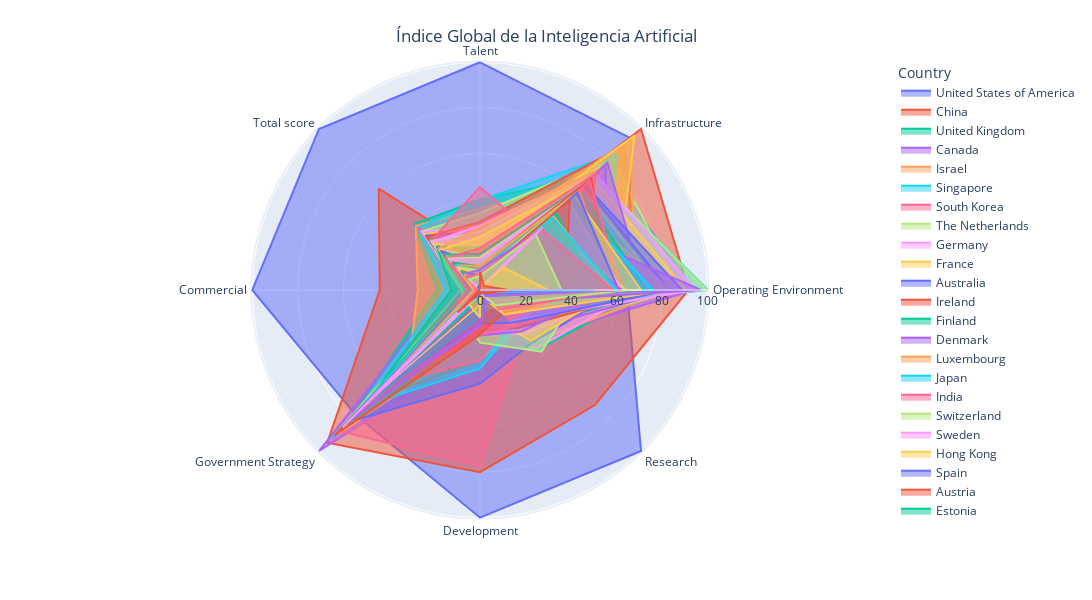

The notebook cell saved with this chart:
### Code cell
fig = px.line_polar(df_radar_reordered, r='Score', theta='Attributes', color='Country', line_close=True)

fig.update_traces(fill='toself')

fig.update_layout(
    title={
        'text': "Índice Global de la Inteligencia Artificial",
        'x': 0.5,
        'xanchor': 'center',
        'yanchor': 'top'})

fig.update_layout(
    height=600,  # Altura en píxeles
    width=1200,   # Ancho en píxeles
)

fig.update_layout(
    polar=dict(
        radialaxis=dict(
            range=[0, 101]  # Ajusta el rango del eje radial aquí
        )
    )
)

fig.show()

### Figure 1 — Plotly figure (JSON) as saved in the notebook; plotly's stock layout.template omitted (floating-point values rounded to 4 significant figures)
{"data": [{"fill": "toself", "hovertemplate": "Country=United States of America<br>Score=%{r}<br>Attributes=%{theta}<extra></extra>", "legendgroup": "United States of America", "line": {"color": "#636efa", "dash": "solid"}, "marker": {"symbol": "circle"}, "mode": "lines", "name": "United States of America", "r": [100, 94.02, 64.56, 100, 100, 77.39, 100, 100, 100], "showlegend": true, "subplot": "polar", "theta": ["Talent", "Infrastructure", "Operating Environment", "Research", "Development", "Government Strategy", "Commercial", "Total score", "Talent"], "type": "scatterpolar"}, {"fill": "toself", "hovertemplate": "Country=China<br>Score=%{r}<br>Attributes=%{theta}<extra></extra>", "legendgroup": "China", "line": {"color": "#EF553B", "dash": "solid"}, "marker": {"symbol": "circle"}, "mode": "lines", "name": "China", "r": [16.51, 100, 91.57, 71.42, 79.97, 94.87, 44.02, 62.92, 16.51], "showlegend": true, "subplot": "polar", "theta": ["Talent", "Infrastructure", "Operating Environment", "Research", "Development", "Government Strategy", "Commercial", "Total score", "Talent"], "type": "scatterpolar"}, {"fill": "toself", "hovertemplate": "Country=United Kingdom<br>Score=%{r}<br>Attributes=%{theta}<extra></extra>", "legendgroup": "United Kingdom", "line": {"color": "#00cc96", "dash": "solid"}, "marker": {"symbol": "circle"}, "mode": "lines", "name": "United Kingdom", "r": [39.65, 71.43, 74.65, 36.5, 25.03, 82.82, 18.91, 40.93, 39.65], "showlegend": true, "subplot": "polar", "theta": ["Talent", "Infrastructure", "Operating Environment", "Research", "Development", "Government Strategy", "Commercial", "Total score", "Talent"], "type": "scatterpolar"}, {"fill": "toself", "hovertemplate": "Country=Canada<br>Score=%{r}<br>Attributes=%{theta}<extra></extra>", "legendgroup": "Canada", "line": {"color": "#ab63fa", "dash": "solid"}, "marker": {"symbol": "circle"}, "mode": "lines", "name": "Canada", "r": [31.28, 77.05, 93.94, 30.67, 25.78, 100, 14.88, 40.19, 31.28], "showlegend": true, "subplot": "polar", "theta": ["Talent", "Infrastructure", "Operating Environment", "Research", "Development", "Government Strategy", "Commercial", "Total score", "Talent"], "type": "scatterpolar"}, {"fill": "toself", "hovertemplate": "Country=Israel<br>Score=%{r}<br>Attributes=%{theta}<extra></extra>", "legendgroup": "Israel", "line": {"color": "#FFA15A", "dash": "solid"}, "marker": {"symbol": "circle"}, "mode": "lines", "name": "Israel", "r": [35.76, 67.58, 82.44, 32.63, 27.96, 43.91, 27.33, 39.89, 35.76], "showlegend": true, "subplot": "polar", "theta": ["Talent", "Infrastructure", "Operating Environment", "Research", "Development", "Government Strategy", "Commercial", "Total score", "Talent"], "type": "scatterpolar"}, {"fill": "toself", "hovertemplate": "Country=Singapore<br>Score=%{r}<br>Attributes=%{theta}<extra></extra>", "legendgroup": "Singapore", "line": {"color": "#19d3f3", "dash": "solid"}, "marker": {"symbol": "circle"}, "mode": "lines", "name": "Singapore", "r": [39.38, 84.3, 43.15, 37.67, 22.55, 79.82, 15.07, 38.67, 39.38], "showlegend": true, "subplot": "polar", "theta": ["Talent", "Infrastructure", "Operating Environment", "Research", "Development", "Government Strategy", "Commercial", "Total score", "Talent"], "type": "scatterpolar"}, {"fill": "toself", "hovertemplate": "Country=South Korea<br>Score=%{r}<br>Attributes=%{theta}<extra></extra>", "legendgroup": "South Korea", "line": {"color": "#FF6692", "dash": "solid"}, "marker": {"symbol": "circle"}, "mode": "lines", "name": "South Korea", "r": [14.54, 85.23, 68.86, 26.66, 77.25, 87.5, 5.41, 38.6, 14.54], "showlegend": true, "subplot": "polar", "theta": ["Talent", "Infrastructure", "Operating Environment", "Research", "Development", "Government Strategy", "Commercial", "Total score", "Talent"], "type": "scatterpolar"}, {"fill": "toself", "hovertemplate": "Country=The Netherlands<br>Score=%{r}<br>Attributes=%{theta}<extra></extra>", "legendgroup": "The Netherlands", "line": {"color": "#B6E880", "dash": "solid"}, "marker": {"symbol": "circle"}, "mode": "lines", "name": "The Netherlands", "r": [33.83, 81.99, 88.05, 25.54, 30.17, 62.35, 4.97, 36.35, 33.83], "showlegend": true, "subplot": "polar", "theta": ["Talent", "Infrastructure", "Operating Environment", "Research", "Development", "Government Strategy", "Commercial", "Total score", "Talent"], "type": "scatterpolar"}, {"fill": "toself", "hovertemplate": "Country=Germany<br>Score=%{r}<br>Attributes=%{theta}<extra></extra>", "legendgroup": "Germany", "line": {"color": "#FF97FF", "dash": "solid"}, "marker": {"symbol": "circle"}, "mode": "lines", "name": "Germany", "r": [27.63, 77.22, 70.22, 35.84, 24.79, 84.65, 8.29, 36.04, 27.63], "showlegend": true, "subplot": "polar", "theta": ["Talent", "Infrastructure", "Operating Environment", "Research", "Development", "Government Strategy", "Commercial", "Total score", "Talent"], "type": "scatterpolar"}, {"fill": "toself", "hovertemplate": "Country=France<br>Score=%{r}<br>Attributes=%{theta}<extra></extra>", "legendgroup": "France", "line": {"color": "#FECB52", "dash": "solid"}, "marker": {"symbol": "circle"}, "mode": "lines", "name": "France", "r": [28.32, 77.15, 80.02, 25.48, 21.44, 91.2, 7.65, 34.42, 28.32], "showlegend": true, "subplot": "polar", "theta": ["Talent", "Infrastructure", "Operating Environment", "Research", "Development", "Government Strategy", "Commercial", "Total score", "Talent"], "type": "scatterpolar"}, {"fill": "toself", "hovertemplate": "Country=Australia<br>Score=%{r}<br>Attributes=%{theta}<extra></extra>", "legendgroup": "Australia", "line": {"color": "#636efa", "dash": "solid"}, "marker": {"symbol": "circle"}, "mode": "lines", "name": "Australia", "r": [25.43, 63.43, 61.23, 32.63, 41.15, 82.11, 6.72, 33.86, 25.43], "showlegend": true, "subplot": "polar", "theta": ["Talent", "Infrastructure", "Operating Environment", "Research", "Development", "Government Strategy", "Commercial", "Total score", "Talent"], "type": "scatterpolar"}, {"fill": "toself", "hovertemplate": "Country=Ireland<br>Score=%{r}<br>Attributes=%{theta}<extra></extra>", "legendgroup": "Ireland", "line": {"color": "#EF553B", "dash": "solid"}, "marker": {"symbol": "circle"}, "mode": "lines", "name": "Ireland", "r": [29.93, 89.5, 70.15, 16.79, 30.85, 69.44, 3.94, 33.04, 29.93], "showlegend": true, "subplot": "polar", "theta": ["Talent", "Infrastructure", "Operating Environment", "Research", "Development", "Government Strategy", "Commercial", "Total score", "Talent"], "type": "scatterpolar"}, {"fill": "toself", "hovertemplate": "Country=Finland<br>Score=%{r}<br>Attributes=%{theta}<extra></extra>", "legendgroup": "Finland", "line": {"color": "#00cc96", "dash": "solid"}, "marker": {"symbol": "circle"}, "mode": "lines", "name": "Finland", "r": [24.99, 71.6, 78.76, 25.21, 18.32, 85.99, 4.64, 31.36, 24.99], "showlegend": true, "subplot": "polar", "theta": ["Talent", "Infrastructure", "Operating Environment", "Research", "Development", "Government Strategy", "Commercial", "Total score", "Talent"], "type": "scatterpolar"}, {"fill": "toself", "hovertemplate": "Country=Denmark<br>Score=%{r}<br>Attributes=%{theta}<extra></extra>", "legendgroup": "Denmark", "line": {"color": "#ab63fa", "dash": "solid"}, "marker": {"symbol": "circle"}, "mode": "lines", "name": "Denmark", "r": [27.07, 74.08, 85.39, 26.01, 8.92, 74.23, 3.46, 30.87, 27.07], "showlegend": true, "subplot": "polar", "theta": ["Talent", "Infrastructure", "Operating Environment", "Research", "Development", "Government Strategy", "Commercial", "Total score", "Talent"], "type": "scatterpolar"}, {"fill": "toself", "hovertemplate": "Country=Luxembourg<br>Score=%{r}<br>Attributes=%{theta}<extra></extra>", "legendgroup": "Luxembourg", "line": {"color": "#FFA15A", "dash": "solid"}, "marker": {"symbol": "circle"}, "mode": "lines", "name": "Luxembourg", "r": [21.66, 94.88, 66.96, 19.39, 19.95, 66.69, 4.68, 30.73, 21.66], "showlegend": true, "subplot": "polar", "theta": ["Talent", "Infrastructure", "Operating Environment", "Research", "Development", "Government Strategy", "Commercial", "Total score", "Talent"], "type": "scatterpolar"}, {"fill": "toself", "hovertemplate": "Country=Japan<br>Score=%{r}<br>Attributes=%{theta}<extra></extra>", "legendgroup": "Japan", "line": {"color": "#19d3f3", "dash": "solid"}, "marker": {"symbol": "circle"}, "mode": "lines", "name": "Japan", "r": [15.18, 84.58, 57.53, 22.51, 34.47, 71.96, 7.31, 30.53, 15.18], "showlegend": true, "subplot": "polar", "theta": ["Talent", "Infrastructure", "Operating Environment", "Research", "Development", "Government Strategy", "Commercial", "Total score", "Talent"], "type": "scatterpolar"}, {"fill": "toself", "hovertemplate": "Country=India<br>Score=%{r}<br>Attributes=%{theta}<extra></extra>", "legendgroup": "India", "line": {"color": "#FF6692", "dash": "solid"}, "marker": {"symbol": "circle"}, "mode": "lines", "name": "India", "r": [45.27, 33.91, 77.3, 18.92, 30.86, 58.83, 7.39, 30.36, 45.27], "showlegend": true, "subplot": "polar", "theta": ["Talent", "Infrastructure", "Operating Environment", "Research", "Development", "Government Strategy", "Commercial", "Total score", "Talent"], "type": "scatterpolar"}, {"fill": "toself", "hovertemplate": "Country=Switzerland<br>Score=%{r}<br>Attributes=%{theta}<extra></extra>", "legendgroup": "Switzerland", "line": {"color": "#B6E880", "dash": "solid"}, "marker": {"symbol": "circle"}, "mode": "lines", "name": "Switzerland", "r": [25.63, 78.43, 44.14, 38.24, 23.11, 12.18, 7.76, 30.25, 25.63], "showlegend": true, "subplot": "polar", "theta": ["Talent", "Infrastructure", "Operating Environment", "Research", "Development", "Government Strategy", "Commercial", "Total score", "Talent"], "type": "scatterpolar"}, {"fill": "toself", "hovertemplate": "Country=Sweden<br>Score=%{r}<br>Attributes=%{theta}<extra></extra>", "legendgroup": "Sweden", "line": {"color": "#FF97FF", "dash": "solid"}, "marker": {"symbol": "circle"}, "mode": "lines", "name": "Sweden", "r": [28.21, 75.19, 66.77, 27.61, 17.81, 40.35, 4.51, 29.85, 28.21], "showlegend": true, "subplot": "polar", "theta": ["Talent", "Infrastructure", "Operating Environment", "Research", "Development", "Government Strategy", "Commercial", "Total score", "Talent"], "type": "scatterpolar"}, {"fill": "toself", "hovertemplate": "Country=Hong Kong<br>Score=%{r}<br>Attributes=%{theta}<extra></extra>", "legendgroup": "Hong Kong", "line": {"color": "#FECB52", "dash": "solid"}, "marker": {"symbol": "circle"}, "mode": "lines", "name": "Hong Kong", "r": [17.56, 96.11, 59.5, 31.51, 8.63, 33.29, 5.3, 29.11, 17.56], "showlegend": true, "subplot": "polar", "theta": ["Talent", "Infrastructure", "Operating Environment", "Research", "Development", "Government Strategy", "Commercial", "Total score", "Talent"], "type": "scatterpolar"}, {"fill": "toself", "hovertemplate": "Country=Spain<br>Score=%{r}<br>Attributes=%{theta}<extra></extra>", "legendgroup": "Spain", "line": {"color": "#636efa", "dash": "solid"}, "marker": {"symbol": "circle"}, "mode": "lines", "name": "Spain", "r": [17.61, 73.32, 75.36, 18.6, 10.87, 91.28, 3.08, 26.95, 17.61], "showlegend": true, "subplot": "polar", "theta": ["Talent", "Infrastructure", "Operating Environment", "Research", "Development", "Government Strategy", "Commercial", "Total score", "Talent"], "type": "scatterpolar"}, {"fill": "toself", "hovertemplate": "Country=Austria<br>Score=%{r}<br>Attributes=%{theta}<extra></extra>", "legendgroup": "Austria", "line": {"color": "#EF553B", "dash": "solid"}, "marker": {"symbol": "circle"}, "mode": "lines", "name": "Austria", "r": [16.97, 64.49, 76.3, 23.56, 17.81, 72.14, 3.08, 26.89, 16.97], "showlegend": true, "subplot": "polar", "theta": ["Talent", "Infrastructure", "Operating Environment", "Research", "Development", "Government Strategy", "Commercial", "Total score", "Talent"], "type": "scatterpolar"}, {"fill": "toself", "hovertemplate": "Country=Estonia<br>Score=%{r}<br>Attributes=%{theta}<extra></extra>", "legendgroup": "Estonia", "line": {"color": "#00cc96", "dash": "solid"}, "marker": {"symbol": "circle"}, "mode": "lines", "name": "Estonia", "r": [18.74, 63.65, 88.67, 11.75, 9.31, 72.08, 12.51, 26.6, 18.74], "showlegend": true, "subplot": "polar", "theta": ["Talent", "Infrastructure", "Operating Environment", "Research", "Development", "Government Strategy", "Commercial", "Total score", "Talent"], "type": "scatterpolar"}, {"fill": "toself", "hovertemplate": "Country=Taiwan<br>Score=%{r}<br>Attributes=%{theta}<extra></extra>", "legendgroup": "Taiwan", "line": {"color": "#ab63fa", "dash": "solid"}, "marker": {"symbol": "circle"}, "mode": "lines", "name": "Taiwan", "r": [12.34, 77.86, 56.67, 25.71, 19.99, 55.97, 2.53, 25.79, 12.34], "showlegend": true, "subplot": "polar", "theta": ["Talent", "Infrastructure", "Operating Environment", "Research", "Development", "Government Strategy", "Commercial", "Total score", "Talent"], "type": "scatterpolar"}, {"fill": "toself", "hovertemplate": "Country=Norway<br>Score=%{r}<br>Attributes=%{theta}<extra></extra>", "legendgroup": "Norway", "line": {"color": "#FFA15A", "dash": "solid"}, "marker": {"symbol": "circle"}, "mode": "lines", "name": "Norway", "r": [27.61, 76.2, 36.65, 21.18, 13.56, 59.05, 3.95, 25.77, 27.61], "showlegend": true, "subplot": "polar", "theta": ["Talent", "Infrastructure", "Operating Environment", "Research", "Development", "Government Strategy", "Commercial", "Total score", "Talent"], "type": "scatterpolar"}, {"fill": "toself", "hovertemplate": "Country=Saudi Arabia<br>Score=%{r}<br>Attributes=%{theta}<extra></extra>", "legendgroup": "Saudi Arabia", "line": {"color": "#19d3f3", "dash": "solid"}, "marker": {"symbol": "circle"}, "mode": "lines", "name": "Saudi Arabia", "r": [4.49, 70.8, 100, 13.63, 14.38, 91.63, 4.73, 25.6, 4.49], "showlegend": true, "subplot": "polar", "theta": ["Talent", "Infrastructure", "Operating Environment", "Research", "Development", "Government Strategy", "Commercial", "Total score", "Talent"], "type": "scatterpolar"}, {"fill": "toself", "hovertemplate": "Country=Belgium<br>Score=%{r}<br>Attributes=%{theta}<extra></extra>", "legendgroup": "Belgium", "line": {"color": "#FF6692", "dash": "solid"}, "marker": {"symbol": "circle"}, "mode": "lines", "name": "Belgium", "r": [15.17, 65.1, 64.08, 22.15, 19.81, 63.58, 5.31, 25.52, 15.17], "showlegend": true, "subplot": "polar", "theta": ["Talent", "Infrastructure", "Operating Environment", "Research", "Development", "Government Strategy", "Commercial", "Total score", "Talent"], "type": "scatterpolar"}, {"fill": "toself", "hovertemplate": "Country=Poland<br>Score=%{r}<br>Attributes=%{theta}<extra></extra>", "legendgroup": "Poland", "line": {"color": "#B6E880", "dash": "solid"}, "marker": {"symbol": "circle"}, "mode": "lines", "name": "Poland", "r": [14.21, 70.96, 99.56, 10.6, 9.09, 78.14, 2.25, 25.2, 14.21], "showlegend": true, "subplot": "polar", "theta": ["Talent", "Infrastructure", "Operating Environment", "Research", "Development", "Government Strategy", "Commercial", "Total score", "Talent"], "type": "scatterpolar"}, {"fill": "toself", "hovertemplate": "Country=Slovenia<br>Score=%{r}<br>Attributes=%{theta}<extra></extra>", "legendgroup": "Slovenia", "line": {"color": "#FF97FF", "dash": "solid"}, "marker": {"symbol": "circle"}, "mode": "lines", "name": "Slovenia", "r": [13.02, 72.06, 94.55, 19.1, 1.06, 80.38, 0.61, 25.19, 13.02], "showlegend": true, "subplot": "polar", "theta": ["Talent", "Infrastructure", "Operating Environment", "Research", "Development", "Government Strategy", "Commercial", "Total score", "Talent"], "type": "scatterpolar"}, {"fill": "toself", "hovertemplate": "Country=New Zealand<br>Score=%{r}<br>Attributes=%{theta}<extra></extra>", "legendgroup": "New Zealand", "line": {"color": "#FECB52", "dash": "solid"}, "marker": {"symbol": "circle"}, "mode": "lines", "name": "New Zealand", "r": [23.3, 69.78, 90.35, 12.23, 5.96, 47.62, 2.49, 24.88, 23.3], "showlegend": true, "subplot": "polar", "theta": ["Talent", "Infrastructure", "Operating Environment", "Research", "Development", "Government Strategy", "Commercial", "Total score", "Talent"], "type": "scatterpolar"}, {"fill": "toself", "hovertemplate": "Country=Italy<br>Score=%{r}<br>Attributes=%{theta}<extra></extra>", "legendgroup": "Italy", "line": {"color": "#636efa", "dash": "solid"}, "marker": {"symbol": "circle"}, "mode": "lines", "name": "Italy", "r": [11.09, 64.76, 83.25, 20.3, 14.66, 61.43, 2.64, 24.45, 11.09], "showlegend": true, "subplot": "polar", "theta": ["Talent", "Infrastructure", "Operating Environment", "Research", "Development", "Government Strategy", "Commercial", "Total score", "Talent"], "type": "scatterpolar"}, {"fill": "toself", "hovertemplate": "Country=Russia<br>Score=%{r}<br>Attributes=%{theta}<extra></extra>", "legendgroup": "Russia", "line": {"color": "#EF553B", "dash": "solid"}, "marker": {"symbol": "circle"}, "mode": "lines", "name": "Russia", "r": [12.46, 62.59, 52.85, 14.21, 19.48, 90.4, 1.38, 21.99, 12.46], "showlegend": true, "subplot": "polar", "theta": ["Talent", "Infrastructure", "Operating Environment", "Research", "Development", "Government Strategy", "Commercial", "Total score", "Talent"], "type": "scatterpolar"}, {"fill": "toself", "hovertemplate": "Country=Malta<br>Score=%{r}<br>Attributes=%{theta}<extra></extra>", "legendgroup": "Malta", "line": {"color": "#00cc96", "dash": "solid"}, "marker": {"symbol": "circle"}, "mode": "lines", "name": "Malta", "r": [15.87, 67.12, 70.96, 5.96, 11.72, 70.49, 4.3, 21.85, 15.87], "showlegend": true, "subplot": "polar", "theta": ["Talent", "Infrastructure", "Operating Environment", "Research", "Development", "Government Strategy", "Commercial", "Total score", "Talent"], "type": "scatterpolar"}, {"fill": "toself", "hovertemplate": "Country=United Arab Emirates<br>Score=%{r}<br>Attributes=%{theta}<extra></extra>", "legendgroup": "United Arab Emirates", "line": {"color": "#ab63fa", "dash": "solid"}, "marker": {"symbol": "circle"}, "mode": "lines", "name": "United Arab Emirates", "r": [2.65, 79.16, 72.12, 5.13, 15.53, 81.38, 3.22, 21.17, 2.65], "showlegend": true, "subplot": "polar", "theta": ["Talent", "Infrastructure", "Operating Environment", "Research", "Development", "Government Strategy", "Commercial", "Total score", "Talent"], "type": "scatterpolar"}, {"fill": "toself", "hovertemplate": "Country=Portugal<br>Score=%{r}<br>Attributes=%{theta}<extra></extra>", "legendgroup": "Portugal", "line": {"color": "#FFA15A", "dash": "solid"}, "marker": {"symbol": "circle"}, "mode": "lines", "name": "Portugal", "r": [13.43, 64.2, 80.66, 8.96, 3.92, 70.69, 2.05, 20.89, 13.43], "showlegend": true, "subplot": "polar", "theta": ["Talent", "Infrastructure", "Operating Environment", "Research", "Development", "Government Strategy", "Commercial", "Total score", "Talent"], "type": "scatterpolar"}, {"fill": "toself", "hovertemplate": "Country=Czech Republic<br>Score=%{r}<br>Attributes=%{theta}<extra></extra>", "legendgroup": "Czech Republic", "line": {"color": "#19d3f3", "dash": "solid"}, "marker": {"symbol": "circle"}, "mode": "lines", "name": "Czech Republic", "r": [11.11, 64.26, 76.97, 11.26, 2.7, 70.29, 1.75, 20.31, 11.11], "showlegend": true, "subplot": "polar", "theta": ["Talent", "Infrastructure", "Operating Environment", "Research", "Development", "Government Strategy", "Commercial", "Total score", "Talent"], "type": "scatterpolar"}, {"fill": "toself", "hovertemplate": "Country=Iceland<br>Score=%{r}<br>Attributes=%{theta}<extra></extra>", "legendgroup": "Iceland", "line": {"color": "#FF6692", "dash": "solid"}, "marker": {"symbol": "circle"}, "mode": "lines", "name": "Iceland", "r": [18.45, 72.45, 41.19, 18.29, 0.19, 22.15, 5.74, 19.81, 18.45], "showlegend": true, "subplot": "polar", "theta": ["Talent", "Infrastructure", "Operating Environment", "Research", "Development", "Government Strategy", "Commercial", "Total score", "Talent"], "type": "scatterpolar"}, {"fill": "toself", "hovertemplate": "Country=Lithuania<br>Score=%{r}<br>Attributes=%{theta}<extra></extra>", "legendgroup": "Lithuania", "line": {"color": "#B6E880", "dash": "solid"}, "marker": {"symbol": "circle"}, "mode": "lines", "name": "Lithuania", "r": [14.3, 63.19, 80.67, 3.22, 6.18, 64.28, 1.77, 19.59, 14.3], "showlegend": true, "subplot": "polar", "theta": ["Talent", "Infrastructure", "Operating Environment", "Research", "Development", "Government Strategy", "Commercial", "Total score", "Talent"], "type": "scatterpolar"}, {"fill": "toself", "hovertemplate": "Country=Brazil<br>Score=%{r}<br>Attributes=%{theta}<extra></extra>", "legendgroup": "Brazil", "line": {"color": "#FF97FF", "dash": "solid"}, "marker": {"symbol": "circle"}, "mode": "lines", "name": "Brazil", "r": [13.46, 62.61, 72.82, 4.83, 5.07, 67.72, 1.36, 18.89, 13.46], "showlegend": true, "subplot": "polar", "theta": ["Talent", "Infrastructure", "Operating Environment", "Research", "Development", "Government Strategy", "Commercial", "Total score", "Talent"], "type": "scatterpolar"}, {"fill": "toself", "hovertemplate": "Country=Greece<br>Score=%{r}<br>Attributes=%{theta}<extra></extra>", "legendgroup": "Greece", "line": {"color": "#FECB52", "dash": "solid"}, "marker": {"symbol": "circle"}, "mode": "lines", "name": "Greece", "r": [7.62, 55.44, 83.58, 15.12, 2.21, 22.15, 0.92, 17.33, 7.62], "showlegend": true, "subplot": "polar", "theta": ["Talent", "Infrastructure", "Operating Environment", "Research", "Development", "Government Strategy", "Commercial", "Total score", "Talent"], "type": "scatterpolar"}, {"fill": "toself", "hovertemplate": "Country=Slovakia<br>Score=%{r}<br>Attributes=%{theta}<extra></extra>", "legendgroup": "Slovakia", "line": {"color": "#636efa", "dash": "solid"}, "marker": {"symbol": "circle"}, "mode": "lines", "name": "Slovakia", "r": [8.55, 65.36, 88.71, 2.97, 0.34, 43.07, 0.67, 17.24, 8.55], "showlegend": true, "subplot": "polar", "theta": ["Talent", "Infrastructure", "Operating Environment", "Research", "Development", "Government Strategy", "Commercial", "Total score", "Talent"], "type": "scatterpolar"}, {"fill": "toself", "hovertemplate": "Country=Hungary<br>Score=%{r}<br>Attributes=%{theta}<extra></extra>", "legendgroup": "Hungary", "line": {"color": "#EF553B", "dash": "solid"}, "marker": {"symbol": "circle"}, "mode": "lines", "name": "Hungary", "r": [10.34, 69.17, 58.01, 4.31, 5.4, 55.01, 1.08, 17, 10.34], "showlegend": true, "subplot": "polar", "theta": ["Talent", "Infrastructure", "Operating Environment", "Research", "Development", "Government Strategy", "Commercial", "Total score", "Talent"], "type": "scatterpolar"}, {"fill": "toself", "hovertemplate": "Country=Malaysia<br>Score=%{r}<br>Attributes=%{theta}<extra></extra>", "legendgroup": "Malaysia", "line": {"color": "#00cc96", "dash": "solid"}, "marker": {"symbol": "circle"}, "mode": "lines", "name": "Malaysia", "r": [10.44, 62.04, 73.24, 5.57, 0.88, 47.6, 0.63, 16.66, 10.44], "showlegend": true, "subplot": "polar", "theta": ["Talent", "Infrastructure", "Operating Environment", "Research", "Development", "Government Strategy", "Commercial", "Total score", "Talent"], "type": "scatterpolar"}, {"fill": "toself", "hovertemplate": "Country=Mexico<br>Score=%{r}<br>Attributes=%{theta}<extra></extra>", "legendgroup": "Mexico", "line": {"color": "#ab63fa", "dash": "solid"}, "marker": {"symbol": "circle"}, "mode": "lines", "name": "Mexico", "r": [1.72, 41.85, 97.03, 8.11, 4.46, 54.21, 0.78, 15.48, 1.72], "showlegend": true, "subplot": "polar", "theta": ["Talent", "Infrastructure", "Operating Environment", "Research", "Development", "Government Strategy", "Commercial", "Total score", "Talent"], "type": "scatterpolar"}, {"fill": "toself", "hovertemplate": "Country=Chile<br>Score=%{r}<br>Attributes=%{theta}<extra></extra>", "legendgroup": "Chile", "line": {"color": "#FFA15A", "dash": "solid"}, "marker": {"symbol": "circle"}, "mode": "lines", "name": "Chile", "r": [10.56, 61.97, 56.73, 1.49, 0.67, 60.5, 2.95, 15.33, 10.56], "showlegend": true, "subplot": "polar", "theta": ["Talent", "Infrastructure", "Operating Environment", "Research", "Development", "Government Strategy", "Commercial", "Total score", "Talent"], "type": "scatterpolar"}, {"fill": "toself", "hovertemplate": "Country=Argentina<br>Score=%{r}<br>Attributes=%{theta}<extra></extra>", "legendgroup": "Argentina", "line": {"color": "#19d3f3", "dash": "solid"}, "marker": {"symbol": "circle"}, "mode": "lines", "name": "Argentina", "r": [8.4, 56.15, 75.95, 1.25, 3.19, 54.94, 0.34, 15.24, 8.4], "showlegend": true, "subplot": "polar", "theta": ["Talent", "Infrastructure", "Operating Environment", "Research", "Development", "Government Strategy", "Commercial", "Total score", "Talent"], "type": "scatterpolar"}, {"fill": "toself", "hovertemplate": "Country=Qatar<br>Score=%{r}<br>Attributes=%{theta}<extra></extra>", "legendgroup": "Qatar", "line": {"color": "#FF6692", "dash": "solid"}, "marker": {"symbol": "circle"}, "mode": "lines", "name": "Qatar", "r": [0, 67.97, 62.58, 11.94, 0, 33.49, 0, 14.66, 0], "showlegend": true, "subplot": "polar", "theta": ["Talent", "Infrastructure", "Operating Environment", "Research", "Development", "Government Strategy", "Commercial", "Total score", "Talent"], "type": "scatterpolar"}, {"fill": "toself", "hovertemplate": "Country=Turkey<br>Score=%{r}<br>Attributes=%{theta}<extra></extra>", "legendgroup": "Turkey", "line": {"color": "#B6E880", "dash": "solid"}, "marker": {"symbol": "circle"}, "mode": "lines", "name": "Turkey", "r": [8.49, 40.74, 64.34, 9.53, 1.02, 67.45, 0.95, 14.39, 8.49], "showlegend": true, "subplot": "polar", "theta": ["Talent", "Infrastructure", "Operating Environment", "Research", "Development", "Government Strategy", "Commercial", "Total score", "Talent"], "type": "scatterpolar"}, {"fill": "toself", "hovertemplate": "Country=Colombia<br>Score=%{r}<br>Attributes=%{theta}<extra></extra>", "legendgroup": "Colombia", "line": {"color": "#FF97FF", "dash": "solid"}, "marker": {"symbol": "circle"}, "mode": "lines", "name": "Colombia", "r": [4.97, 54.8, 62.37, 0, 0.89, 85.29, 0.5, 13.85, 4.97], "showlegend": true, "subplot": "polar", "theta": ["Talent", "Infrastructure", "Operating Environment", "Research", "Development", "Government Strategy", "Commercial", "Total score", "Talent"], "type": "scatterpolar"}, {"fill": "toself", "hovertemplate": "Country=Uruguay<br>Score=%{r}<br>Attributes=%{theta}<extra></extra>", "legendgroup": "Uruguay", "line": {"color": "#FECB52", "dash": "solid"}, "marker": {"symbol": "circle"}, "mode": "lines", "name": "Uruguay", "r": [7.28, 58.77, 70.75, 0.73, 0.26, 30.92, 0.43, 13.27, 7.28], "showlegend": true, "subplot": "polar", "theta": ["Talent", "Infrastructure", "Operating Environment", "Research", "Development", "Government Strategy", "Commercial", "Total score", "Talent"], "type": "scatterpolar"}, {"fill": "toself", "hovertemplate": "Country=Bahrain<br>Score=%{r}<br>Attributes=%{theta}<extra></extra>", "legendgroup": "Bahrain", "line": {"color": "#636efa", "dash": "solid"}, "marker": {"symbol": "circle"}, "mode": "lines", "name": "Bahrain", "r": [4.99, 60.39, 60.9, 2.53, 0, 17.72, 0.24, 11.79, 4.99], "showlegend": true, "subplot": "polar", "theta": ["Talent", "Infrastructure", "Operating Environment", "Research", "Development", "Government Strategy", "Commercial", "Total score", "Talent"], "type": "scatterpolar"}, {"fill": "toself", "hovertemplate": "Country=Vietnam<br>Score=%{r}<br>Attributes=%{theta}<extra></extra>", "legendgroup": "Vietnam", "line": {"color": "#EF553B", "dash": "solid"}, "marker": {"symbol": "circle"}, "mode": "lines", "name": "Vietnam", "r": [6.34, 55.76, 37.61, 2.03, 0.3, 68.86, 0.31, 11.62, 6.34], "showlegend": true, "subplot": "polar", "theta": ["Talent", "Infrastructure", "Operating Environment", "Research", "Development", "Government Strategy", "Commercial", "Total score", "Talent"], "type": "scatterpolar"}, {"fill": "toself", "hovertemplate": "Country=Indonesia<br>Score=%{r}<br>Attributes=%{theta}<extra></extra>", "legendgroup": "Indonesia", "line": {"color": "#00cc96", "dash": "solid"}, "marker": {"symbol": "circle"}, "mode": "lines", "name": "Indonesia", "r": [5.51, 47.52, 51.18, 0.98, 3.52, 59.99, 0.91, 11.47, 5.51], "showlegend": true, "subplot": "polar", "theta": ["Talent", "Infrastructure", "Operating Environment", "Research", "Development", "Government Strategy", "Commercial", "Total score", "Talent"], "type": "scatterpolar"}, {"fill": "toself", "hovertemplate": "Country=Tunisia<br>Score=%{r}<br>Attributes=%{theta}<extra></extra>", "legendgroup": "Tunisia", "line": {"color": "#ab63fa", "dash": "solid"}, "marker": {"symbol": "circle"}, "mode": "lines", "name": "Tunisia", "r": [8.94, 38.59, 62.32, 3.9, 0, 12.18, 0.15, 9.87, 8.94], "showlegend": true, "subplot": "polar", "theta": ["Talent", "Infrastructure", "Operating Environment", "Research", "Development", "Government Strategy", "Commercial", "Total score", "Talent"], "type": "scatterpolar"}, {"fill": "toself", "hovertemplate": "Country=South Africa<br>Score=%{r}<br>Attributes=%{theta}<extra></extra>", "legendgroup": "South Africa", "line": {"color": "#FFA15A", "dash": "solid"}, "marker": {"symbol": "circle"}, "mode": "lines", "name": "South Africa", "r": [4.61, 45.73, 58.43, 0.83, 7.52, 0, 2.03, 9.71, 4.61], "showlegend": true, "subplot": "polar", "theta": ["Talent", "Infrastructure", "Operating Environment", "Research", "Development", "Government Strategy", "Commercial", "Total score", "Talent"], "type": "scatterpolar"}, {"fill": "toself", "hovertemplate": "Country=Morocco<br>Score=%{r}<br>Attributes=%{theta}<extra></extra>", "legendgroup": "Morocco", "line": {"color": "#19d3f3", "dash": "solid"}, "marker": {"symbol": "circle"}, "mode": "lines", "name": "Morocco", "r": [3.36, 44.88, 60.17, 1.46, 0.05, 15.9, 0.1, 8.87, 3.36], "showlegend": true, "subplot": "polar", "theta": ["Talent", "Infrastructure", "Operating Environment", "Research", "Development", "Government Strategy", "Commercial", "Total score", "Talent"], "type": "scatterpolar"}, {"fill": "toself", "hovertemplate": "Country=Armenia<br>Score=%{r}<br>Attributes=%{theta}<extra></extra>", "legendgroup": "Armenia", "line": {"color": "#FF6692", "dash": "solid"}, "marker": {"symbol": "circle"}, "mode": "lines", "name": "Armenia", "r": [6.69, 37.84, 58.4, 0.28, 0.33, 14.4, 1.37, 8.49, 6.69], "showlegend": true, "subplot": "polar", "theta": ["Talent", "Infrastructure", "Operating Environment", "Research", "Development", "Government Strategy", "Commercial", "Total score", "Talent"], "type": "scatterpolar"}, {"fill": "toself", "hovertemplate": "Country=Sri Lanka<br>Score=%{r}<br>Attributes=%{theta}<extra></extra>", "legendgroup": "Sri Lanka", "line": {"color": "#B6E880", "dash": "solid"}, "marker": {"symbol": "circle"}, "mode": "lines", "name": "Sri Lanka", "r": [6.27, 34.64, 35.79, 0.12, 0.95, 35.57, 0.09, 6.62, 6.27], "showlegend": true, "subplot": "polar", "theta": ["Talent", "Infrastructure", "Operating Environment", "Research", "Development", "Government Strategy", "Commercial", "Total score", "Talent"], "type": "scatterpolar"}, {"fill": "toself", "hovertemplate": "Country=Egypt<br>Score=%{r}<br>Attributes=%{theta}<extra></extra>", "legendgroup": "Egypt", "line": {"color": "#FF97FF", "dash": "solid"}, "marker": {"symbol": "circle"}, "mode": "lines", "name": "Egypt", "r": [1.11, 38.84, 0, 2.08, 1.54, 68.72, 0.31, 4.83, 1.11], "showlegend": true, "subplot": "polar", "theta": ["Talent", "Infrastructure", "Operating Environment", "Research", "Development", "Government Strategy", "Commercial", "Total score", "Talent"], "type": "scatterpolar"}, {"fill": "toself", "hovertemplate": "Country=Kenya<br>Score=%{r}<br>Attributes=%{theta}<extra></extra>", "legendgroup": "Kenya", "line": {"color": "#FECB52", "dash": "solid"}, "marker": {"symbol": "circle"}, "mode": "lines", "name": "Kenya", "r": [0.75, 14.11, 29.84, 0.07, 12.15, 7.75, 0.31, 2.3, 0.75], "showlegend": true, "subplot": "polar", "theta": ["Talent", "Infrastructure", "Operating Environment", "Research", "Development", "Government Strategy", "Commercial", "Total score", "Talent"], "type": "scatterpolar"}, {"fill": "toself", "hovertemplate": "Country=Nigeria<br>Score=%{r}<br>Attributes=%{theta}<extra></extra>", "legendgroup": "Nigeria", "line": {"color": "#636efa", "dash": "solid"}, "marker": {"symbol": "circle"}, "mode": "lines", "name": "Nigeria", "r": [2.74, 0, 50.1, 0.45, 2.06, 7.75, 0.33, 1.38, 2.74], "showlegend": true, "subplot": "polar", "theta": ["Talent", "Infrastructure", "Operating Environment", "Research", "Development", "Government Strategy", "Commercial", "Total score", "Talent"], "type": "scatterpolar"}, {"fill": "toself", "hovertemplate": "Country=Pakistan<br>Score=%{r}<br>Attributes=%{theta}<extra></extra>", "legendgroup": "Pakistan", "line": {"color": "#EF553B", "dash": "solid"}, "marker": {"symbol": "circle"}, "mode": "lines", "name": "Pakistan", "r": [8, 2.43, 12.48, 2.17, 1.09, 13.92, 0.27, 0, 8], "showlegend": true, "subplot": "polar", "theta": ["Talent", "Infrastructure", "Operating Environment", "Research", "Development", "Government Strategy", "Commercial", "Total score", "Talent"], "type": "scatterpolar"}], "layout": {"height": 600, "legend": {"title": {"text": "Country"}, "tracegroupgap": 0}, "margin": {"t": 60}, "polar": {"angularaxis": {"direction": "clockwise", "rotation": 90}, "domain": {"x": [0, 1], "y": [0, 1]}, "radialaxis": {"range": [0, 101]}}, "title": {"text": "Índice Global de la Inteligencia Artificial", "x": 0.5, "xanchor": "center", "yanchor": "top"}, "width": 1200}}
